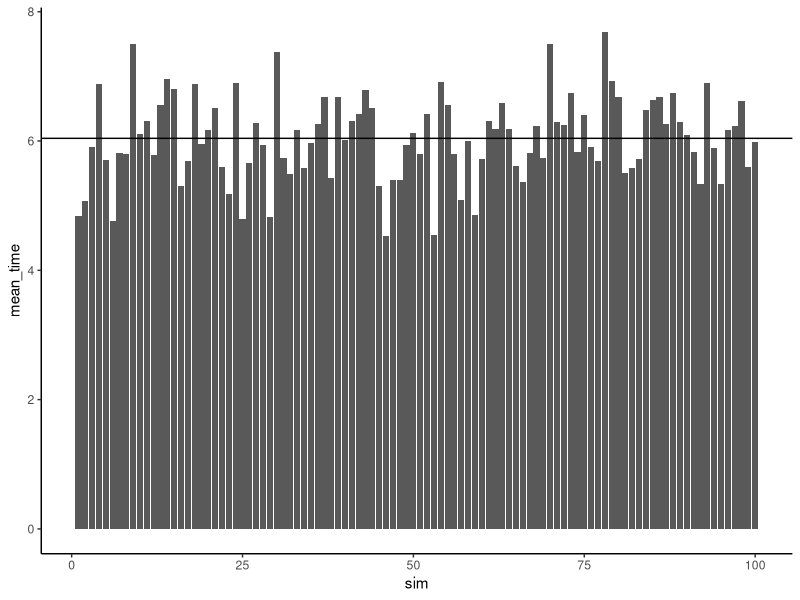
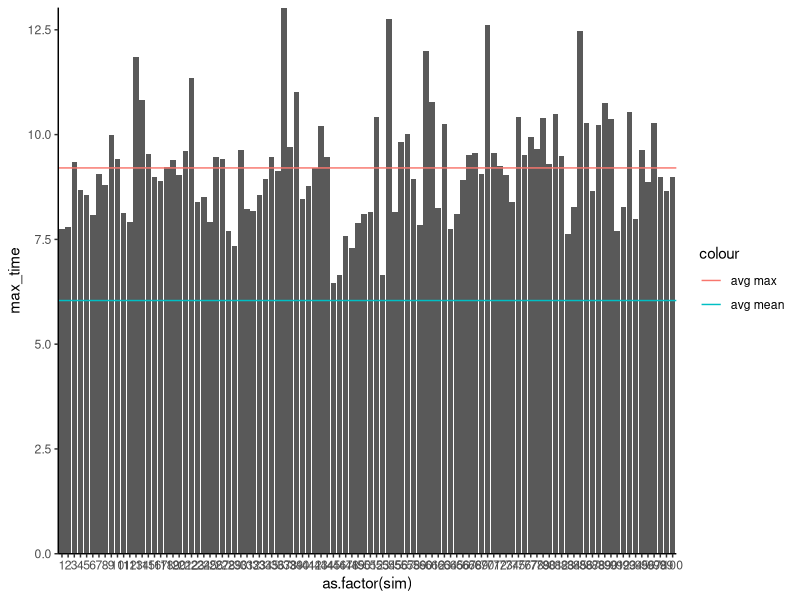
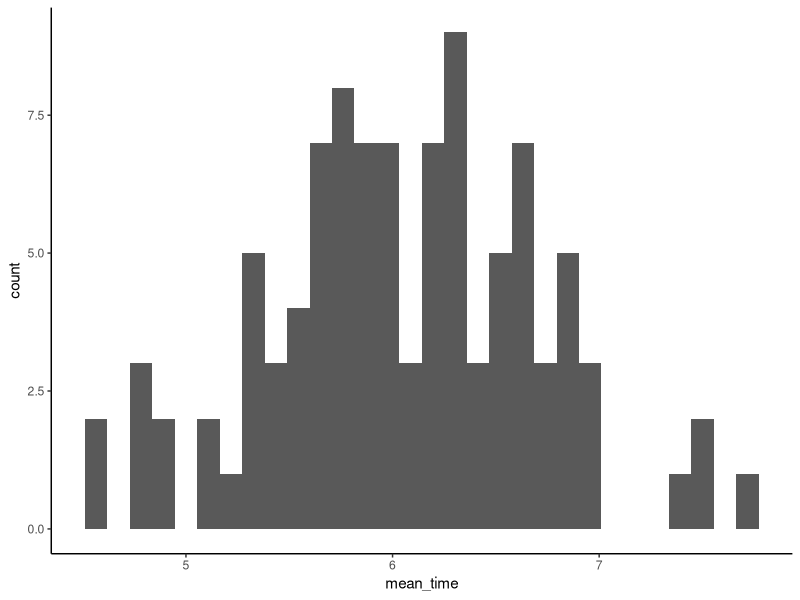
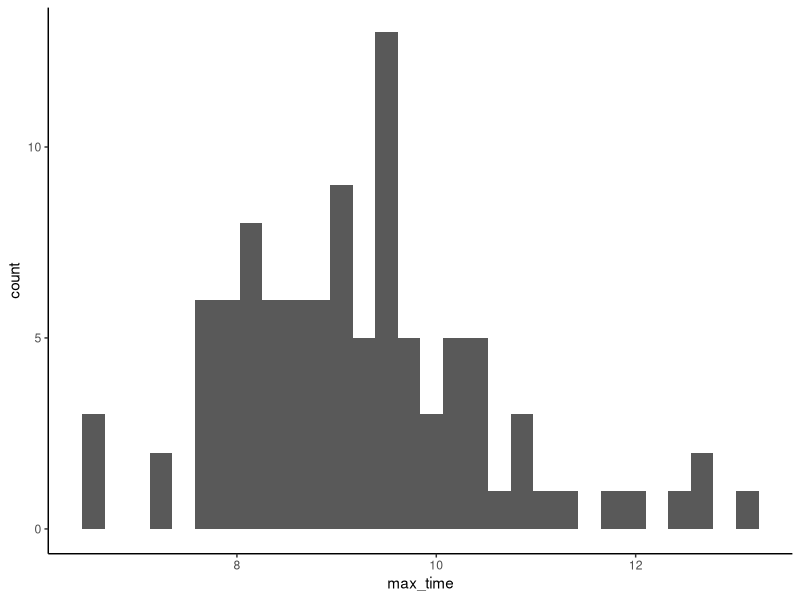
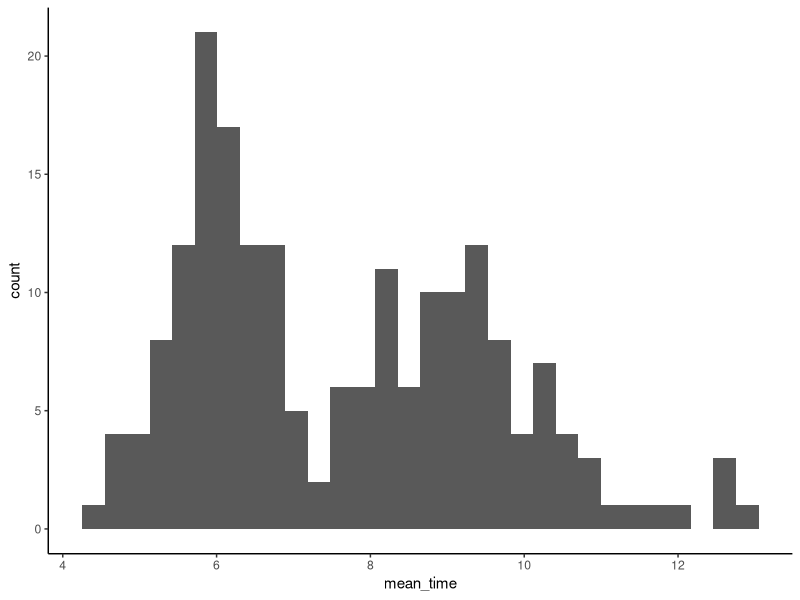

Recreate these plots in R, in order.
## Simulation example: software development times

## Scenario:
## 10 parts to a software application
## each developed independently, in parallel
## each takes on ave 6 months to build
## question: what is expected time of completion for the whole application?

## common sense says 6 months (expected time, based on averages of each component)

## actual completion time is based on the longest of the 10 parts
## so the expected total completion is the expected LONGEST time for any part

## MODEL the PROCESS with SIMULATION
library(tidyverse)
library(scales)

## parameters for distribution of software dev time
## normal dist with mean software dev time and std dev as below
msdt <- 6
sdsdt <- 2

## 10 software components: software dev time example
sdte <- rnorm(n=10, mean=msdt, sd=sdsdt)
sdte
## mean of example above
mean(sdte)
## max of example above - this will be the actual total completion time
max(sdte)

## Running simulation multiple times will provide estimate of 
## expected total time, based on max

## need data frame with each software component in cols

## first, data frame with components in rows
df_sdt <- data.frame(sc=c(1:10),
                     sdt=sdte)
### end example ////////////

### SIMULATIONS
## use loop for multiple simulation examples
df_sdtall <- data.frame()
msdt <- 6
sdsdt <- 2
parts <- 10
sims <- 100
for(s in 1:sims){
  sdte <- rnorm(n=10, mean=msdt, sd=sdsdt)
  
  df_sdt <- data.frame(sim=s,
                       sc=c(1:parts),
                       sdt=rnorm(n=parts, mean=msdt, sd=sdsdt))
  df_sdtall <- bind_rows(df_sdtall, df_sdt)
}

## summary stats by sim
df_sdtsim <- df_sdtall %>% group_by(sim) %>% summarize(mean_time=mean(sdt),
                                                    max_time=max(sdt))

## chart for mean
ggplot(df_sdtsim, aes(x=sim, y=mean_time))+geom_col()+
  geom_hline(yintercept=mean(df_sdtsim$mean_time))+theme_classic()

## chart for max
ggplot(df_sdtsim, aes(x=as.factor(sim), y=max_time))+geom_col()+
  geom_hline(aes(yintercept=mean(df_sdtsim$max_time), color='avg max'))+
  geom_hline(aes(yintercept=mean(df_sdtsim$mean_time), color='avg mean'))+
  scale_y_continuous(expand=c(0,0))+
  theme_classic()

## histograms for mean and max
ggplot(df_sdtsim, aes(x=mean_time))+geom_histogram()+theme_classic()
ggplot(df_sdtsim, aes(x=max_time))+geom_histogram()+theme_classic()

## combined histogram
ggplot(df_sdtsim, aes(x=mean_time))+geom_histogram()+
  geom_histogram(aes(x=max_time))+
  theme_classic()